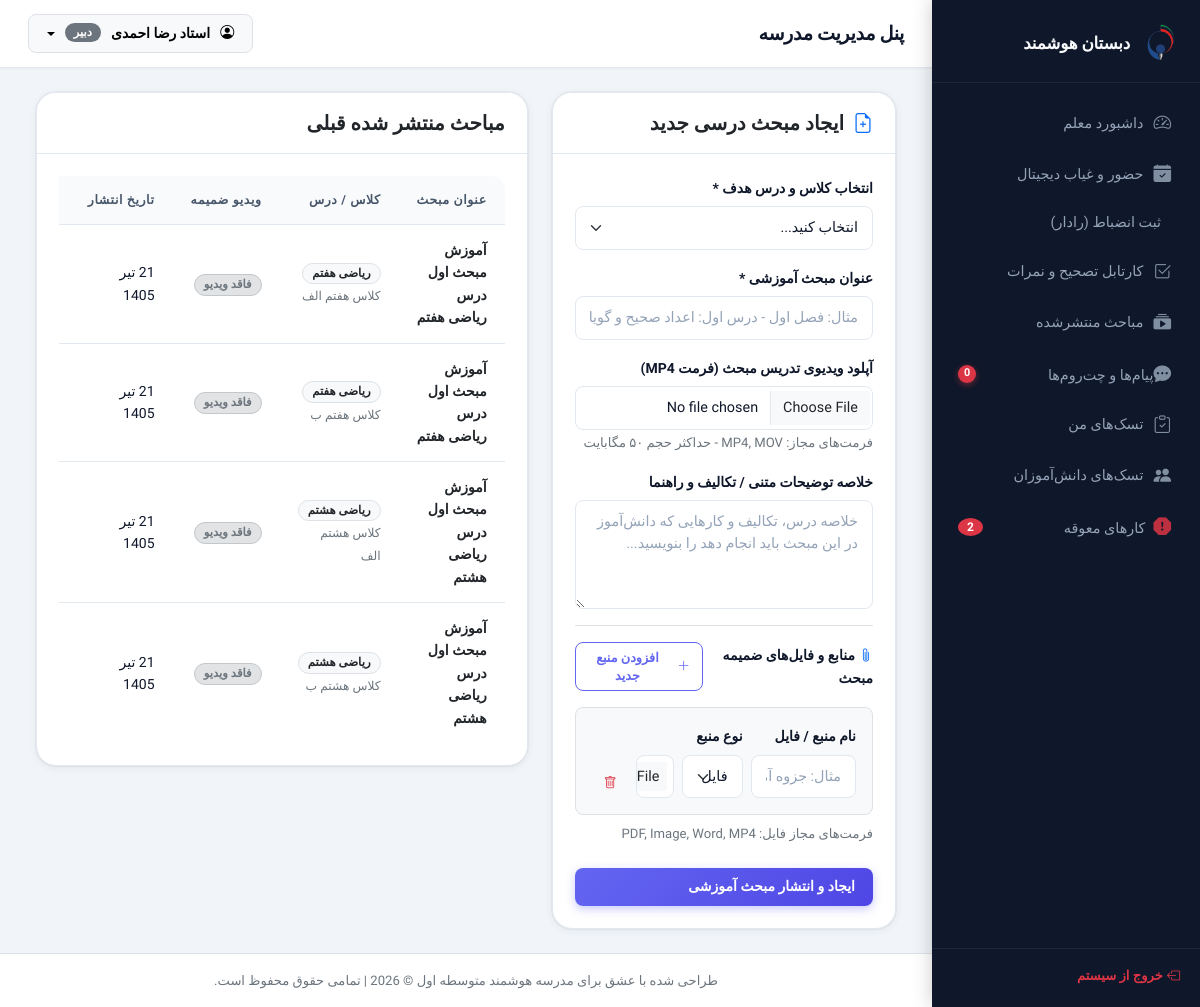
Screenshot of /teacher/course_creator.php (signed in) with the database file from the repository.
### tables this page shows
CREATE TABLE `topics` (
  `id` int(11) NOT NULL,
  `class_teacher_course_id` int(11) DEFAULT NULL,
  `topic_title` varchar(255) NOT NULL,
  `topic_description` text DEFAULT NULL,
  `video_path` varchar(255) DEFAULT NULL,
  `created_at` timestamp NOT NULL DEFAULT current_timestamp()
);

CREATE TABLE `courses` (
  `id` int(11) NOT NULL,
  `course_name` varchar(100) NOT NULL,
  `grade_level` int(11) NOT NULL
);

CREATE TABLE `classes` (
  `id` int(11) NOT NULL,
  `class_name` varchar(100) NOT NULL,
  `grade_level` int(11) NOT NULL
);

### config/helpers.php (called while the page is built, shortened)
<?php
function to_shamsi($gregorian_date_str) {
    $timestamp = strtotime($gregorian_date_str);
    $months = [
        1 => "فروردین", 2 => "اردیبهشت", 3 => "خرداد", 4 => "تیر", 5 => "مرداد", 6 => "شهریور",
        7 => "مهر", 8 => "آبان", 9 => "آذر", 10 => "دی", 11 => "بهمن", 12 => "اسفند"
    ];
    $gy = date('Y', $timestamp);
    $gm = date('n', $timestamp);
    $gd = date('j', $timestamp);
    $jalali = gregorian_to_jalali_array($gy, $gm, $gd);
    return $jalali['d'] . ' ' . $months[$jalali['m']] . ' ' . $jalali['y'];
}
function gregorian_to_jalali_array($gy, $gm, $gd) {
    $g_d_m = [0, 31, 59, 90, 120, 151, 181, 212, 243, 273, 304, 334];
    $gy = (int)$gy;
    $gm = (int)$gm;
    $gd = (int)$gd;
    if ($gy > 1600) {
        $jy = 979;
        $gy -= 1600;
    } else {
        $jy = 0;
        $gy -= 621;
    }
    $gy2 = ($gm > 2) ? ($gy + 1) : $gy;
    $days = (365 * $gy) + (int)(($gy2 + 3) / 4) - (int)(($gy2 + 99) / 100) + (int)(($gy2 + 399) / 400) - 80 + $gd + $g_d_m[$gm - 1];
    $jy += 33 * (int)($days / 12053);
    $days %= 12053;
    $jy += 4 * (int)($days / 1461);
    $days %= 1461;
    $jy += (int)(($days - 1) / 365);
    if ($days > 365) {
        $days = ($days - 1) % 365;
    }
    if ($days < 186) {
        $jm = 1 + (int)($days / 31);
        $jd = 1 + ($days % 31);
    } else {
        $jm = 7 + (int)(($days - 186) / 30);
        $jd = 1 + (($days - 186) % 30);
    }
    return ['y' => $jy, 'm' => $jm, 'd' => $jd];
}
?>

### teacher/course_creator.php (the view, shortened to what this page needs)
<?php
require_once '../includes/header.php';
try {
    $stmtT = $pdo->prepare("SELECT id FROM teachers WHERE user_id = ?");
    $stmtT->execute([$_SESSION['user_id']]);
    $teacherId = $stmtT->fetchColumn();
} catch (PDOException $e) {
    die("خطا در بارگذاری اطلاعات تخصیص معلم: " . $e->getMessage());
}
try {
    $stmtAllTopics = $pdo->prepare("SELECT t.*, c.class_name, co.course_name
        FROM topics t
        JOIN class_teacher_course ctc ON t.class_teacher_course_id = ctc.id
        JOIN classes c ON ctc.class_id = c.id
        JOIN courses co ON ctc.course_id = co.id
        WHERE ctc.teacher_id = ?
        ORDER BY t.created_at DESC");
    $stmtAllTopics->execute([$teacherId]);
    $topicsList = $stmtAllTopics->fetchAll();
} catch (PDOException $e) {
    die("خطا در بارگذاری مباحث درسی: " . $e->getMessage());
}
?>
<div class="container-fluid">
    <div class="row g-4">
        <div class="col-lg-5">
            <div class="card border-0 shadow-sm rounded-3">
                <div class="card-header bg-white py-3">
                    <h5 class="fw-bold mb-0"><i class="bi bi-file-earmark-plus text-primary me-1"></i> ایجاد مبحث درسی جدید</h5>
                </div>
                <div class="card-body">
                    <form method="POST" action="" enctype="multipart/form-data">
                        <div class="mb-3">
                            <label class="form-label">انتخاب کلاس و درس هدف *</label>
                            <select name="class_teacher_course_id" class="form-select" required>
                                <option value="">انتخاب کنید...</option>
                            </select>
                        </div>
                        <div class="mb-3">
                            <label class="form-label">عنوان مبحث آموزشی *</label>
                            <input type="text" name="topic_title" class="form-control" placeholder="مثال: فصل اول - درس اول: اعداد صحیح و گویا" required>
                        </div>
                        <div class="mb-3">
                            <label class="form-label">آپلود ویدیوی تدریس مبحث (فرمت MP4)</label>
                            <input type="file" name="video_file" class="form-control" accept="video/mp4,video/mov">
                            <small class="text-secondary">فرمت‌های مجاز: MP4, MOV - حداکثر حجم ۵۰ مگابایت</small>
                        </div>
                        <div class="mb-3">
                            <label class="form-label">خلاصه توضیحات متنی / تکالیف و راهنما</label>
                            <textarea name="topic_description" class="form-control" rows="4" placeholder="خلاصه درس، تکالیف و کارهایی که دانش‌آموز در این مبحث باید انجام دهد را بنویسید..."></textarea>
                        </div>
                        <div class="mb-4 border-top pt-3">
                            <label class="form-label fw-bold d-flex justify-content-between align-items-center mb-3">
                                <span><i class="bi bi-paperclip text-primary me-1"></i>منابع و فایل‌های ضمیمه مبحث</span>
                                <button type="button" class="btn btn-outline-primary btn-sm" id="add-resource-row" style="font-size: 0.8rem;">
                                    <i class="bi bi-plus-lg me-1"></i>افزودن منبع جدید
                                </button>
                            </label>
                            <div id="resources-container">
                                <div class="resource-row border rounded-3 p-3 bg-light mb-2">
                                    <div class="row g-2">
                                        <div class="col-md-5">
                                            <label class="form-label small fw-bold">نام منبع / فایل</label>
                                            <input type="text" name="res_name[]" class="form-control form-control-sm" placeholder="مثال: جزوه آموزشی یا کتاب کار">
                                        </div>
                                        <div class="col-md-3">
                                            <label class="form-label small fw-bold">نوع منبع</label>
                                            <select name="res_type[]" class="form-select form-select-sm res-type-select">
                                                <option value="pdf">فایل PDF / Word</option>
                                            </select>
                                        </div>
                                        <div class="col-md-4 d-flex align-items-end gap-2">
                                            <div class="flex-grow-1 res-input-container">
                                                <input type="file" name="res_file[]" class="form-control form-control-sm res-file-input" accept=".pdf,.doc,.docx">
                                            </div>
                                            <button type="button" class="btn btn-outline-danger btn-sm remove-resource-row" title="حذف این سطر"><i class="bi bi-trash"></i></button>
                                        </div>
                                    </div>
                                </div>
                            </div>
                            <small class="text-secondary d-block mt-1">فرمت‌های مجاز فایل: PDF, Image, Word, MP4</small>
                        </div>
                        <button type="submit" class="btn btn-primary w-100 fw-bold">ایجاد و انتشار مبحث آموزشی</button>
                    </form>
                </div>
            </div>
        </div>
        <div class="col-lg-7">
            <div class="card border-0 shadow-sm rounded-3">
                <div class="card-header bg-white py-3">
                    <h5 class="fw-bold mb-0">مباحث منتشر شده قبلی</h5>
                </div>
                <div class="card-body p-0">
                    <?php if (empty($topicsList)): ?>
                        <div class="text-center py-5">
                            <i class="bi bi-file-earmark-excel fs-1 text-secondary mb-2"></i>
                            <p class="text-secondary mb-0">هنوز مبحث درسی توسط شما ثبت نشده است.</p>
                        </div>
                    <?php else: ?>
                        <div class="table-responsive">
                            <table class="table custom-table mb-0">
                                <thead>
                                    <tr>
                                        <th>عنوان مبحث</th>
                                        <th>کلاس / درس</th>
                                        <th>ویدیو ضمیمه</th>
                                        <th>تاریخ انتشار</th>
                                        <th>عملیات فرعی</th>
                                    </tr>
                                </thead>
                                <tbody>
                                    <?php foreach ($topicsList as $topic): ?>
                                        <tr>
                                            <td class="fw-bold text-dark"><?= htmlspecialchars($topic['topic_title']) ?></td>
                                            <td>
                                                <span class="badge bg-light text-dark border"><?= htmlspecialchars($topic['course_name']) ?></span><br>
                                                <small class="text-secondary"><?= htmlspecialchars($topic['class_name']) ?></small>
                                            </td>
                                            <td>
                                                <?php if ($topic['video_path']): ?>
                                                    <span class="badge bg-success-subtle text-success border border-success-subtle">
                                                        <i class="bi bi-play-btn-fill"></i> بارگذاری شده
                                                    </span>
                                                <?php else: ?>
                                                    <span class="badge bg-secondary-subtle text-secondary border border-secondary-subtle">فاقد ویدیو</span>
                                                <?php endif; ?>
                                            </td>
                                            <td><?= to_shamsi($topic['created_at']) ?></td>
                                            <td>
                                            </td>
                                        </tr>
                                    <?php endforeach; ?>
                                </tbody>
                            </table>
                        </div>
                    <?php endif; ?>
                </div>
            </div>
        </div>
    </div>
</div>
<?php require_once '../includes/footer.php'; ?>

### assets/css/style.css (style rules this page uses)
:root { --sidebar-bg: #0F172A; --sidebar-hover: rgba(99, 102, 241, 0.12); --sidebar-text: #94A3B8; --sidebar-active-text: #FFFFFF; --sidebar-active-bg: rgba(99, 102, 241, 0.2); --sidebar-active-border:#6366F1; --sidebar-width: 268px; --body-bg: #F1F5F9; --card-bg: #FFFFFF; --card-bg-alt: #F8FAFC; --text-primary: #0F172A; --text-secondary: #475569; --text-muted: #94A3B8; --primary: #6366F1; --primary-hover: #4F46E5; --primary-light: rgba(99, 102, 241, 0.1); --primary-subtle: #EEF2FF; --accent: #F97316; --accent-hover: #EA6C00; --accent-light: rgba(249, 115, 22, 0.1); --success: #10B981; --success-light: rgba(16, 185, 129, 0.1); --danger: #EF4444; --danger-light: rgba(239, 68, 68, 0.1); --warning: #F59E0B; --warning-light: rgba(245, 158, 11, 0.1); --info: #3B82F6; --info-light: rgba(59, 130, 246, 0.1); --border: #E2E8F0; --border-strong: #CBD5E1; --shadow-xs: 0 1px 2px rgba(0,0,0,.04); --shadow-sm: 0 2px 8px rgba(0,0,0,.06), 0 0 0 1px rgba(0,0,0,.04); --shadow-md: 0 4px 16px rgba(0,0,0,.08), 0 0 0 1px rgba(0,0,0,.04); --shadow-lg: 0 8px 32px rgba(0,0,0,.10), 0 0 0 1px rgba(0,0,0,.04); --shadow-clay: 4px 4px 0px rgba(99,102,241,.18), 0 4px 16px rgba(99,102,241,.12); --radius-sm: 8px; --radius-md: 14px; --radius-lg: 20px; --radius-xl: 28px; --radius-pill: 999px; --ease: cubic-bezier(0.25, 0.8, 0.25, 1); --transition: 0.22s var(--ease); }
*, *::before, *::after { box-sizing: border-box; }
html { scroll-behavior: smooth; }
body { font-family: 'Vazirmatn', system-ui, sans-serif; background-color: var(--body-bg); color: var(--text-primary); direction: rtl; overflow-x: hidden; -webkit-font-smoothing: antialiased; font-size: 15px; line-height: 1.6; }
.card { border-radius: var(--radius-lg) !important; border: 1px solid var(--border) !important; box-shadow: var(--shadow-sm) !important; transition: box-shadow var(--transition), transform var(--transition); overflow: hidden; }
.card-header { background-color: var(--card-bg) !important; border-bottom: 1px solid var(--border) !important; padding: 18px 22px !important; }
.card-body { padding: 22px !important; }
.custom-table { border-radius: var(--radius-md); overflow: hidden; background-color: var(--card-bg); width: 100%; border-collapse: separate; border-spacing: 0; }
.custom-table thead th { background-color: var(--card-bg-alt); color: var(--text-secondary); font-weight: 600; font-size: 0.78rem; text-transform: uppercase; letter-spacing: 0.6px; border-bottom: 1px solid var(--border); padding: 14px 18px; white-space: nowrap; }
.custom-table tbody td { padding: 14px 18px; border-bottom: 1px solid var(--border); vertical-align: middle; color: var(--text-primary); font-size: 0.875rem; transition: background var(--transition); }
.custom-table tbody tr:last-child td { border-bottom: none; }
.form-label { font-weight: 600; font-size: 0.875rem; color: var(--text-primary); margin-bottom: 7px; }
.form-control, .form-select { border: 1.5px solid var(--border); border-radius: var(--radius-sm); padding: 10px 14px; font-size: 0.9rem; font-family: 'Vazirmatn', sans-serif; transition: border-color var(--transition), box-shadow var(--transition); background-color: var(--card-bg); color: var(--text-primary); }
.form-control::placeholder { color: var(--text-muted); }
.btn { border-radius: var(--radius-sm); padding: 9px 18px; font-weight: 600; font-size: 0.875rem; font-family: 'Vazirmatn', sans-serif; transition: all var(--transition); cursor: pointer; display: inline-flex; align-items: center; gap: 6px; border: none; line-height: 1.4; }
.btn-primary { background: linear-gradient(135deg, var(--primary) 0%, var(--primary-hover) 100%); color: white; box-shadow: 0 3px 10px rgba(99,102,241,.35); }
.btn-outline-primary { border: 1.5px solid var(--primary); color: var(--primary); background: transparent; }
.btn-sm { padding: 6px 12px; font-size: 0.8rem; border-radius: 8px; }
.badge { font-family: 'Vazirmatn', sans-serif; font-weight: 600; font-size: 0.73rem; padding: 4px 9px; border-radius: var(--radius-pill); letter-spacing: 0; }
.container-fluid { animation: fadeInUp 0.25s var(--ease); }

### rows the page displays
topics: topic_title "آموزش مبحث اول درس ریاضی هفتم", courses.course_name "ریاضی هفتم", classes.class_name "کلاس هفتم الف", shows "فاقد ویدیو", created_at "21 تیر 1405"
topics: topic_title "آموزش مبحث اول درس ریاضی هفتم", courses.course_name "ریاضی هفتم", classes.class_name "کلاس هفتم ب", shows "فاقد ویدیو", created_at "21 تیر 1405"
topics: topic_title "آموزش مبحث اول درس ریاضی هشتم", courses.course_name "ریاضی هشتم", classes.class_name "کلاس هشتم الف", shows "فاقد ویدیو", created_at "21 تیر 1405"
topics: topic_title "آموزش مبحث اول درس ریاضی هشتم", courses.course_name "ریاضی هشتم", classes.class_name "کلاس هشتم ب", shows "فاقد ویدیو", created_at "21 تیر 1405"

### other values shown
$sidebarUnreadCount "0"
$overdueCount "2"
$currentUser['full_name'] "استاد رضا احمدی"
get_role_fa($currentUser['role']) "دبیر"
